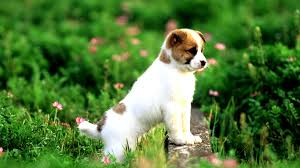
#> input picture dog.jpg, 300 x 168 px
$ python otsu.py
#> lines starting #> are read from the running program, lines starting #| are printed output that depends on the picture; after the words box and inside, x2 and y2 are one past the last pixel; in counts of white or black regions, pixels touching at a corner belong together
import cv2
import numpy as np
from matplotlib import pyplot as plt

img = cv2.imread('dog.jpg')
#> img is the input picture: shape (168, 300, 3); mean B, G, R 57.6, 120.4, 81.3
img1 = img[:, :, 0]
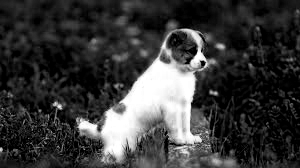
#> img1: shape (168, 300); min 0, max 255, mean 57.6
img = cv2.copyMakeBorder(img1, 100, 100, 100, 100, cv2.BORDER_REPLICATE)
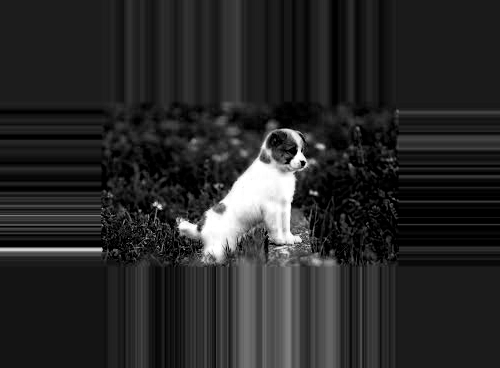
#> img: shape (368, 500); min 0, max 255, mean 39.4
#img = cv2.GaussianBlur(img, (5, 5), 0)
blockSize = 201

C = 1
img_ret = img.copy()
img_th = img.copy()
for ix, iy in np.ndindex(img.shape):
    img_seg = img[ix - int(blockSize/2):ix+int(blockSize/2), iy - int(blockSize/2):iy+int(blockSize/2)]
    ret, th = cv2.threshold(img_seg, 0, 255, cv2.THRESH_BINARY + cv2.THRESH_OTSU)
    img_ret[ix, iy] = ret
    if img_th[ix, iy] >= ret:
        img_th[ix, iy] = 1
    else :
        img_th[ix, iy] = 0
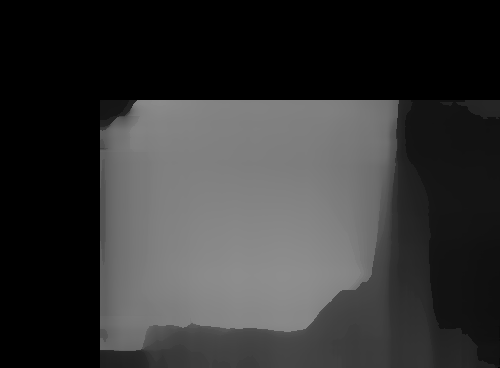
#> img_ret: shape (368, 500); min 0, max 142, mean 52.6
#> img_seg: shape (101, 101); every value is 27
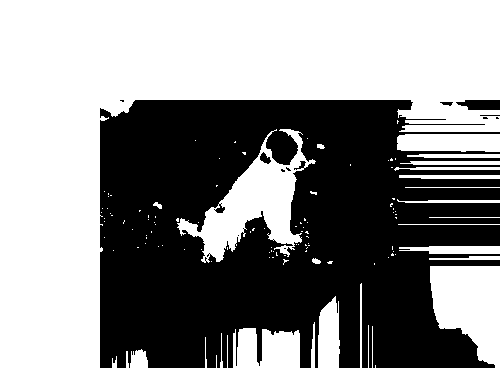
#> img_th: shape (368, 500); values 0 (black) and 1 (white), 54.7% white; 12 black regions (7 under 20 px), largest, box (x1, y1, x2, y2) and area: (100, 100, 500, 368) 82737, (456, 100, 500, 110) 367, (260, 152, 271, 164) 76, (440, 102, 453, 106) 34, (480, 115, 500, 116) 20

imgList = [img_ret, img_th, img1, img]
imgTitle = ['threshold', 'result', 'original', 'padding']
for j in range(4):
#> (the run stopped early here; a loop or call above may not have finished)

$ run again, with 1.png saved as dog.jpg
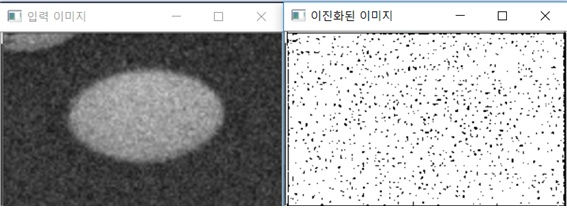
#> input picture 1.png, 567 x 208 px
#> img is the input picture: shape (208, 567, 3); mean B, G, R 171.4, 171.1, 170.6
#> img: shape (408, 767)
#> after the loop `for ix, iy in np.ndindex(img.shape):`:
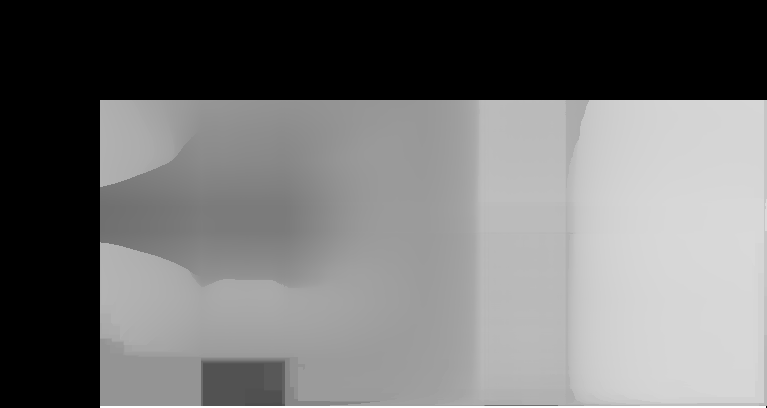
#> img_ret: shape (408, 767); min 0, max 254, mean 113.3
#> after the loop `for ix, iy in np.ndindex(img.shape):`:
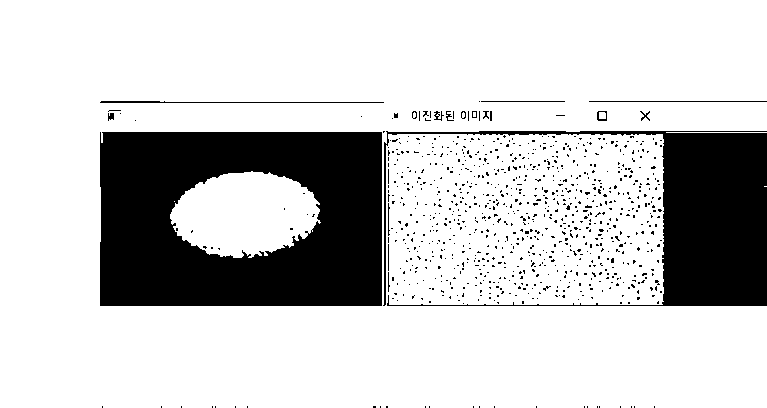
#> img_th: shape (408, 767); values 0 (black) and 1 (white), 79.8% white; 893 black regions (875 under 20 px), largest, box (x1, y1, x2, y2) and area: (100, 132, 382, 306) 39294, (383, 131, 767, 306) 19518, (100, 101, 384, 103) 344
